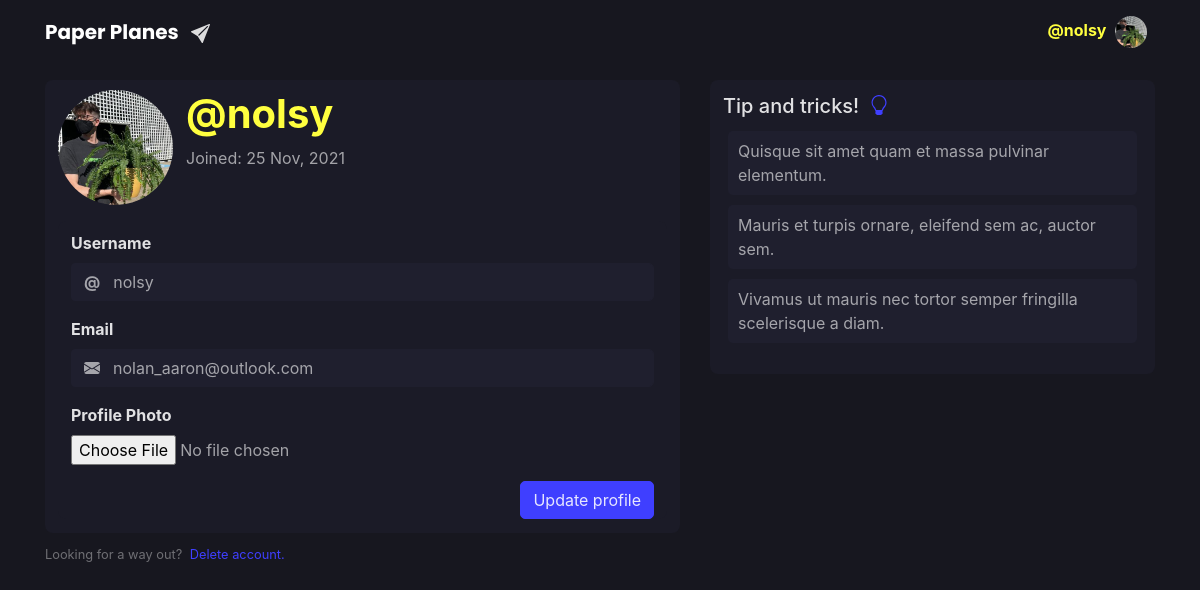
The page /profile/ (signed in) on the database its author committed.
### application/models.py (models this page shows, shortened)
class User(db.Model, UserMixin):
    id = db.Column(db.Integer, primary_key=True)
    username = db.Column(db.String(8), unique=True, nullable=False)
    email = db.Column(db.String(254), unique=True, nullable=False)
    image_file = db.Column(db.String(20), nullable=False,
                           default='default.jpg')
    password = db.Column(db.String(60), nullable=False)
    date_joined = db.Column(db.DateTime, nullable=False,
                            default=datetime.utcnow)
    posts = db.relationship('Post', backref='author', lazy=True)

### application/profile.py (the view)
@blueprint.route("/", methods=['GET', 'POST'])
@login_required
def profile():
    form = UpdateProfileForm()
    if form.validate_on_submit():
        if form.picture.data:
            picture_file = save_picture(form.picture.data)
            current_user.image_file = picture_file
        current_user.username = form.username.data
        current_user.email = form.email.data
        db.session.commit()
        flash(f"Your profile has been updated!", 'success')
        return redirect(url_for('routes.index'))
    elif request.method == 'GET':
        form.username.data = current_user.username
        form.email.data = current_user.email
    image_file = url_for(
        'static', filename=f'profile_pics/{current_user.image_file}')
    date_joined = current_user.date_joined.strftime('%d %b, %Y')
    return render_template('profile.html', title='Profile', image_file=image_file, form=form, date_joined=date_joined)

### application/forms.py (shortened to what this page needs)
class UpdateProfileForm(FlaskForm):
    username = StringField('Username', validators=[
                           DataRequired(), Length(min=2, max=20)])
    email = StringField('Email', validators=[DataRequired(), Email()])
    picture = FileField('Profile Photo', validators=[
                        FileAllowed(['jpg', 'png'])])
    submit = SubmitField('Update profile')

### application/templates/profile.html (shortened to what this page needs)
{% extends "base.html" %}
{% block content %}
<div class="content-section mb-2">
    <div class="media">
        <img class="rounded-circle account-img" src="{{ image_file }}">
        <div>
            <h2 class="account-heading secondary-colour profile-text font-weight-bold">@{{ current_user.username }}</h2>
            <p class="medium-emphasis">Joined: {{ date_joined }}</p>
        </div>
    </div>
    <div class="content-section mb-0 pb-0">
        <form method="POST" enctype="multipart/form-data">
            <fieldset class="form-group mb-1">
                <div class="form-group">
                    {{ form.username.label(class="form-control-label font-weight-bold") }}
                    <div class="input-group">
                        <div class="input-group-prepend">
                            <div class="input-group-text dark-form font-weight-bold">@</div>
                        </div>
                        {% if form.username.errors %}
                        {{ form.username(class="form-control dark-form is-invalid input-form icon-field") }}
                        {% else %}
                        {{ form.username(class="form-control dark-form input-form icon-field") }}
                        {% endif %}
                    </div>
                </div>
                <div class="form-group">
                    {{ form.email.label(class="form-control-label font-weight-bold") }}
                    <div class="input-group">
                        <div class="input-group-prepend">
                            <div class="input-group-text dark-form">
                            </div>
                        </div>
                        {% if form.email.errors %}
                        {{ form.email(class="form-control dark-form is-invalid input-form icon-field", type="email") }}
                        {% else %}
                        {{ form.email(class="form-control dark-form input-form icon-field", type="email") }}
                        {% endif %}
                    </div>
                </div>
                <div class="form-group">
                    {{ form.picture.label(class="font-weight-bold") }}
                    {{ form.picture(class="form-control-file medium-emphasis") }}
                </div>
                <div class="form-group">
                    {{form.submit(class="btn button input-button float-right") }}
                </div>
            </fieldset>
        </form>
    </div>
</div>
<div class="mb-3">
    <small class="disable">Looking for a way out? <a class="ml-1 primary-colour" data-toggle="modal" data-target="#deleteModal" href="#">Delete account.</a></small>
</div>
{% endblock content %}
{% block sidebar %}
<div class="col-md-5">
    <div class="content-section">
        <div class="align-middle mt-1">
            <h5 class="heading-title">Tip and tricks!</h5>
        </div>
        <ul class="list-group">
            <a href="#">
                <li class="sidebar-list d-flex justify-content-between align-items-center">
                    Quisque sit amet quam et massa pulvinar elementum.
                </li>
            </a>
            <a href="#">
                <li class="sidebar-list d-flex justify-content-between align-items-center">
                    Mauris et turpis ornare, eleifend sem ac, auctor sem.
                </li>
            </a>
            <a href="#">
                <li class="sidebar-list d-flex justify-content-between align-items-center">
                    Vivamus ut mauris nec tortor semper fringilla scelerisque a diam.
                </li>
            </a>
        </ul>
    </div>
</div>
{% endblock sidebar %}

### application/templates/base.html (shortened to what this page needs)
<!DOCTYPE html>
<html lang="en">
<head>
  <link rel=" stylesheet" href="https://stackpath.bootstrapcdn.com/bootstrap/4.3.1/css/bootstrap.min.css" />
  <link rel="stylesheet" href="/static/CSS/style.css" />
</head>
<header>
  <nav class="navbar navbar-expand-md navbar-dark nav-dark">
    <div class="container">
      <a class="navbar-brand mr-4 font-weight-bold" href="{{ url_for('routes.index') }}" id="nav-heading">
        Paper Planes
      </a>
      <div class="collapse navbar-collapse" id="navbarToggle">
        <div class="navbar-nav">
          {% if current_user.is_authenticated %}
          <li class="nav-item dropdown d-none d-md-block">
            <a class="nav-link" href="#" id="navbarDropdown" role="button" data-toggle="dropdown" aria-haspopup="true" aria-expanded="false">
              <span class="secondary-colour font-weight-bold">@{{current_user.username}}</span>
              <img class="rounded-circle profile-icon" src="{{ url_for('static', filename='profile_pics/' + current_user.image_file) }}">
            </a>
          </li>
          {% endif %}
        </div>
      </div>
    </div>
  </nav>
</header>
<body>
  <main role="main" class="container container-main">
    <div class="row justify-content-center">
      <div class="col-md-7">
        {% block content %}
        {% endblock content %}
      </div>
      {% block sidebar %}
      {% endblock sidebar %}
    </div>
  </main>
</body>
</html>

### application/static/CSS/style.css (style rules this page uses)
:root { --primary: #3f3fff; --secondary: #ffff3f; --background: #17171f; --component: #1b1b27; --surface: #1f1f2e; --soft-primary: #7171ff; --high-emphasis: rgb(255, 255, 255, 0.87); --medium-emphasis: rgb(255, 255, 255, 0.60); --disable: rgb(255, 255, 255, 0.38); --outer-radius: 8px; --inner-radius: 5px; --hover-opacity: 0.90; }
#nav-heading { font-family: 'Poppins', sans-serif; }
body { background: var(--background); }
.container-main { margin-top: 1rem; }
h1, h2, h3, h4, h5, h6 { color: var(--high-emphasis); }
p, legend { color: var(--medium-emphasis); }
small { color: var(--disable); }
.medium-emphasis { color: var(--medium-emphasis); }
.nav-dark { background-color: var(--background); }
.content-section { background: var(--component); padding: 10px 13px; border-radius: var(--outer-radius); margin-bottom: 17px; }
.sidebar-list { padding: 8px 10px; margin: 5px; border-radius: var(--inner-radius); list-style-type: none; color: var(--medium-emphasis); background-color: var(--surface); }
.input-form { border-radius: var(--inner-radius); }
.input-button { border-radius: var(--inner-radius); background-color: var(--primary); border-color: var(--primary); color: var(--high-emphasis); }
.heading-title { margin-right: 5px; display: inline-block; }
fieldset div { color: var(--high-emphasis); }
.dark-form, .dark-form:focus { background-color: var(--surface); border-color: var(--surface); color: var(--medium-emphasis); }
.account-img { height: 115px; width: 115px; margin-right: 13px; margin-bottom: 16px; }
.account-heading { font-size: 2.5rem; }
.profile-icon { height: 32px; width: 32px; margin-left: 4px; }
.primary-colour { color: var(--primary); }
.secondary-colour { color: var(--secondary); }
.icon-field { padding-left: 0.375rem; }
.input-group-text { padding-right: 0.375rem; }

### rows shown on the page
User: username "nolsy", image_file (picture), email "nolan_aaron@outlook.com"

### other values the page prints
{{ date_joined }} "25 Nov, 2021"
